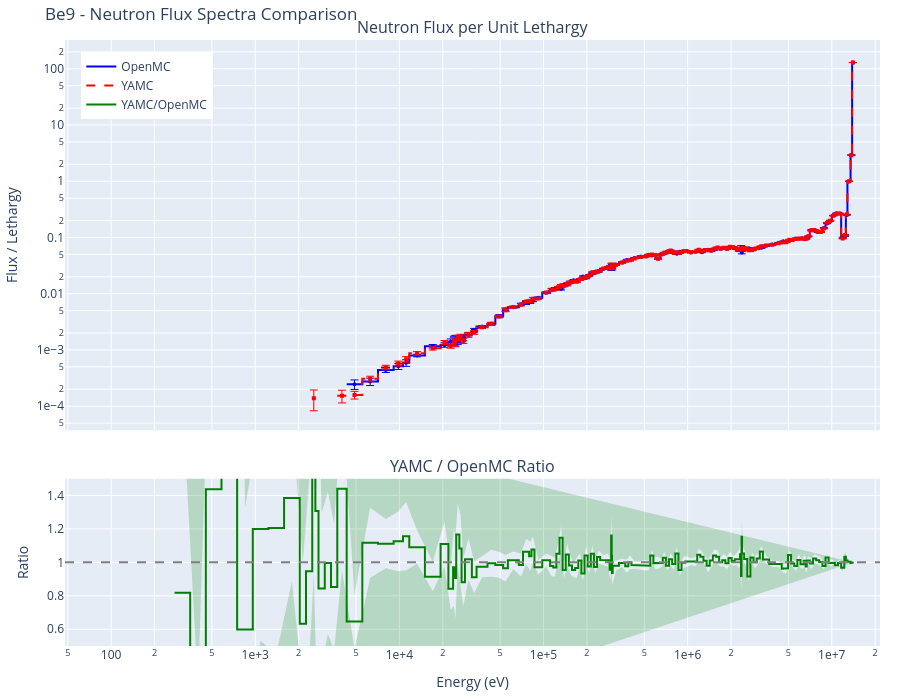
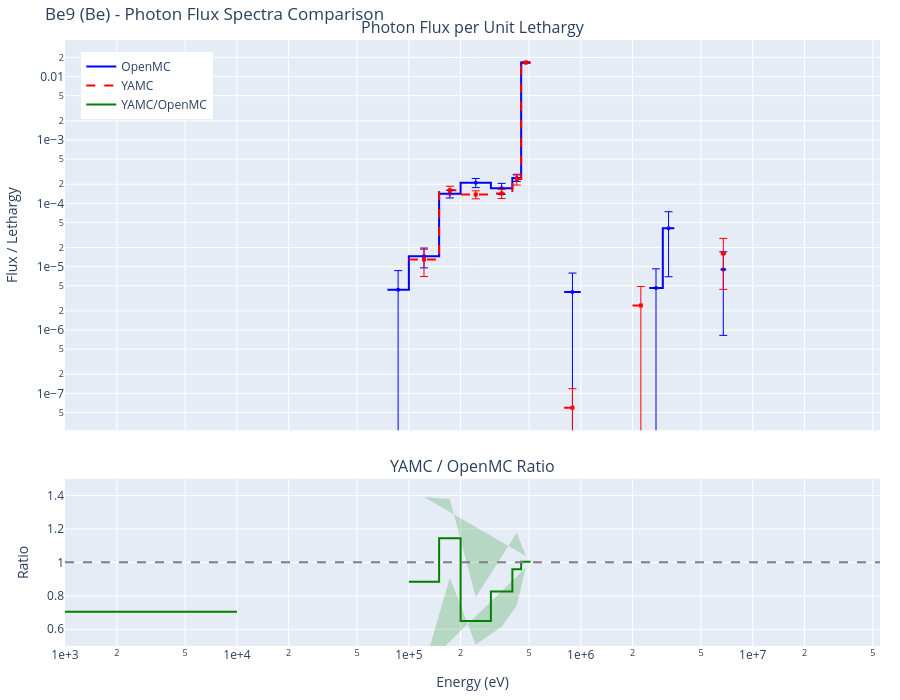
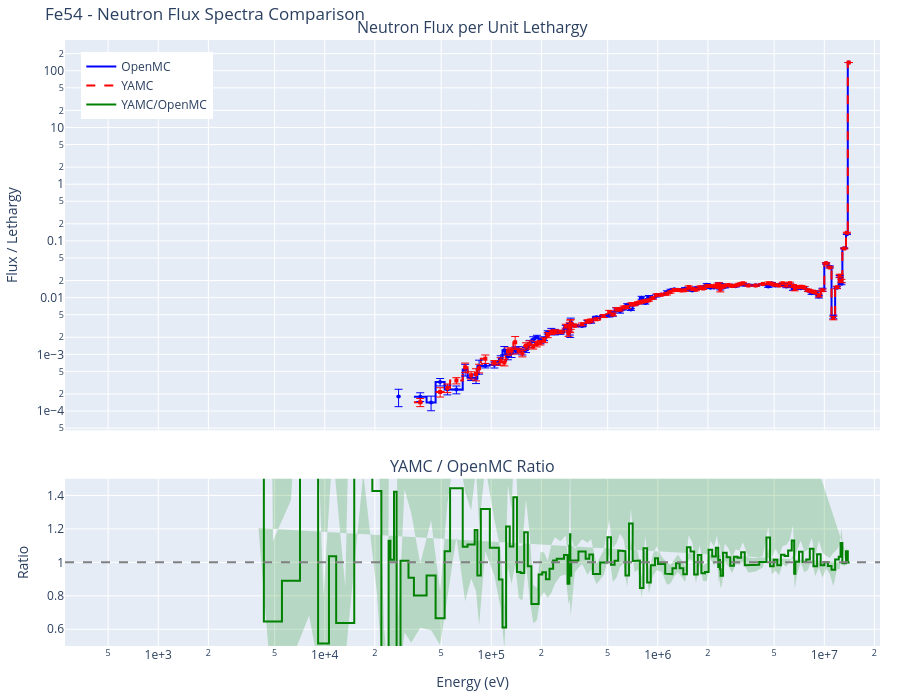
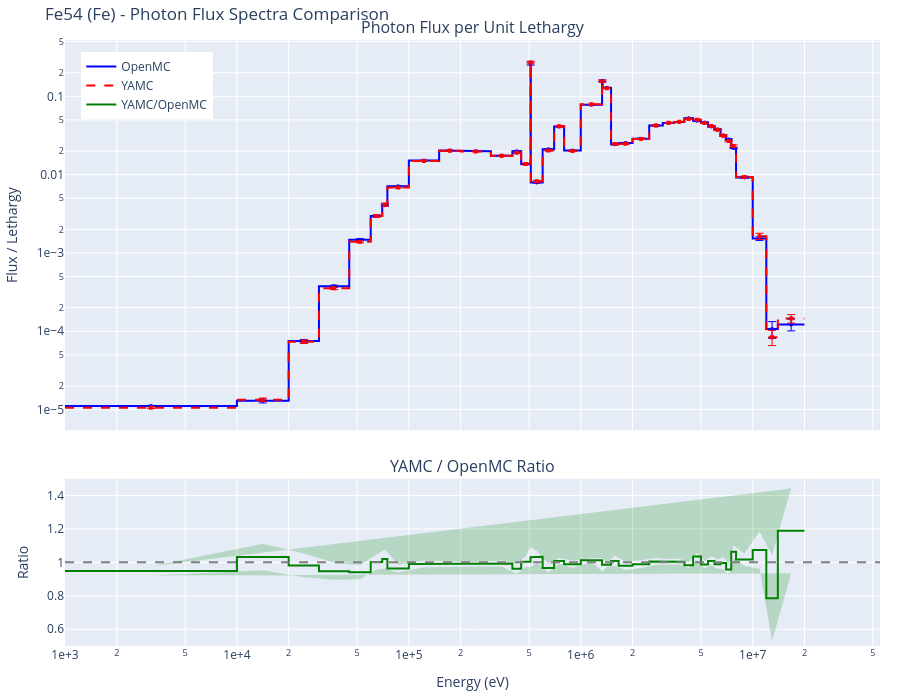

The notebook cell these images were saved under, in order:
### Markdown cell above
> **Note on photon `heating` (different particle filters per code).**
> The photon-heating row in the photon tally tables below is **not** a same-filter comparison.
> YAMC does not transport electrons or positrons: it deposits all charged-particle (e-/e+)
> kinetic energy locally at the photon interaction site (a KERMA approximation) and books that
> energy under the **photon**. OpenMC instead transports the e-/e+ and books their deposited
> energy under the **electron/positron** particle, so an OpenMC photon-filtered heating tally
> *excludes* it. To compare like-for-like against YAMC's photon KERMA, the OpenMC side here sums
> the **photon + electron + positron** heating bins (`ParticleFilter(["photon", "electron", "positron"])`).
> The heating row label spells this out: `yamc: photon filter, e-/e+ KE deposited locally |
> OpenMC: sum of photon+electron+positron filters`.
>
> All other rows are same-filter comparisons: neutron scores use the neutron filter, and the
> remaining photon scores (flux, coherent/incoherent scatter, photoelectric, pair production)
> use the photon filter on both sides.

### Code cell
# Display results for each nuclide
for nuclide, results in all_results.items():
    openmc_results = results['openmc']
    yamc_results = results['yamc']
    element = results['element']

    # Header
    display(Markdown(f"## {nuclide} ({element})"))

    # Performance comparison
    openmc_pps = openmc_results['particles/s']
    yamc_pps = yamc_results['particles/s']
    speedup = yamc_pps / openmc_pps
    display(Markdown(f"**Performance:** OpenMC: {openmc_pps:,.0f} particles/s | YAMC: {yamc_pps:,.0f} particles/s | Speedup: {speedup:.2f}x"))

    # Neutron flux spectra plot
    n_fig = create_comparison_plot(
        openmc_results['n_energy_bins'],
        openmc_results['n_spectrum_mean'], openmc_results['n_spectrum_std'],
        yamc_results['n_spectrum_mean'], yamc_results['n_spectrum_std'],
        title_prefix='Neutron Flux'
    )
    n_fig.update_layout(title=f"{nuclide} - Neutron Flux Spectra Comparison")
    n_fig.show()

    # Neutron spectral agreement
    display(Markdown("### Neutron Spectral Agreement"))
    n_stats = calculate_spectral_agreement(
        openmc_results['n_spectrum_mean'], yamc_results['n_spectrum_mean'],
        openmc_results['n_spectrum_std'], yamc_results['n_spectrum_std'],
    )
    n_agreement_table = create_agreement_table(n_stats)
    display(n_agreement_table.style.hide(axis='index'))

    # Neutron tally table
    display(Markdown("### Neutron Tally Comparison"))
    n_table = create_neutron_tally_table(openmc_results, yamc_results)
    display(n_table.style.hide(axis='index'))

    # Photon flux spectra plot
    p_fig = create_comparison_plot(
        openmc_results['p_energy_bins'],
        openmc_results['p_spectrum_mean'], openmc_results['p_spectrum_std'],
        yamc_results['p_spectrum_mean'], yamc_results['p_spectrum_std'],
        title_prefix='Photon Flux'
    )
    p_fig.update_layout(title=f"{nuclide} ({element}) - Photon Flux Spectra Comparison")
    p_fig.show()

    # Photon spectral agreement
    display(Markdown("### Photon Spectral Agreement"))
    p_stats = calculate_spectral_agreement(
        openmc_results['p_spectrum_mean'], yamc_results['p_spectrum_mean'],
        openmc_results['p_spectrum_std'], yamc_results['p_spectrum_std'],
    )
    p_agreement_table = create_agreement_table(p_stats)
    display(p_agreement_table.style.hide(axis='index'))

    # Photon tally table
    display(Markdown("### Photon Tally Comparison"))
    p_table = create_photon_tally_table(openmc_results, yamc_results)
    display(p_table.style.hide(axis='index'))

    print()  # Add spacing between nuclides

### Figure 1 — Plotly figure (JSON) as saved in the notebook; plotly's stock layout.template omitted (floating-point values rounded to 4 significant figures; data arrays with more than 128 entries replaced by an {"elided": "..."} marker saying what was removed)
{"data": [{"line": {"color": "blue", "width": 2}, "mode": "lines", "name": "OpenMC", "type": "scatter", "x": {"elided": "350 float values"}, "xaxis": "x", "y": {"elided": "350 float values"}, "yaxis": "y"}, {"line": {"color": "red", "dash": "dash", "width": 2}, "mode": "lines", "name": "YAMC", "type": "scatter", "x": {"elided": "350 float values"}, "xaxis": "x", "y": {"elided": "350 float values"}, "yaxis": "y"}, {"error_y": {"array": {"elided": "175 float values"}, "color": "blue", "thickness": 1, "type": "data", "visible": true}, "marker": {"color": "blue", "size": 4, "symbol": "circle"}, "mode": "markers", "name": "OpenMC error", "showlegend": false, "type": "scatter", "x": {"elided": "175 float values"}, "xaxis": "x", "y": {"elided": "175 float values"}, "yaxis": "y"}, {"error_y": {"array": {"elided": "175 float values"}, "color": "red", "thickness": 1, "type": "data", "visible": true}, "marker": {"color": "red", "size": 4, "symbol": "square"}, "mode": "markers", "name": "YAMC error", "showlegend": false, "type": "scatter", "x": {"elided": "175 float values"}, "xaxis": "x", "y": {"elided": "175 float values"}, "yaxis": "y"}, {"line": {"color": "green", "width": 2}, "mode": "lines", "name": "YAMC/OpenMC", "type": "scatter", "x": {"elided": "350 float values"}, "xaxis": "x2", "y": {"elided": "350 float values"}, "yaxis": "y2"}, {"fill": "toself", "fillcolor": "rgba(0, 128, 0, 0.2)", "line": {"color": "rgba(255,255,255,0)"}, "name": "Uncertainty", "showlegend": false, "type": "scatter", "x": {"elided": "350 float values"}, "xaxis": "x2", "y": {"elided": "350 float values"}, "yaxis": "y2"}], "layout": {"annotations": [{"font": {"size": 16}, "showarrow": false, "text": "Neutron Flux per Unit Lethargy", "x": 0.5, "xanchor": "center", "xref": "paper", "y": 1, "yanchor": "bottom", "yref": "paper"}, {"font": {"size": 16}, "showarrow": false, "text": "YAMC / OpenMC Ratio", "x": 0.5, "xanchor": "center", "xref": "paper", "y": 0.276, "yanchor": "bottom", "yref": "paper"}], "height": 700, "legend": {"x": 0.02, "y": 0.98}, "margin": {"b": 40, "l": 60, "r": 20, "t": 40}, "shapes": [{"line": {"color": "gray", "dash": "dash"}, "type": "line", "x0": 0, "x1": 1, "xref": "x2 domain", "y0": 1, "y1": 1, "yref": "y2"}], "title": {"text": "Be9 - Neutron Flux Spectra Comparison"}, "xaxis": {"anchor": "y", "domain": [0, 1], "exponentformat": "e", "matches": "x2", "range": [1.68, 7.335], "showticklabels": false, "type": "log"}, "xaxis2": {"anchor": "y2", "domain": [0, 1], "exponentformat": "e", "range": [1.68, 7.335], "title": {"text": "Energy (eV)"}, "type": "log"}, "yaxis": {"anchor": "x", "domain": [0.356, 1], "exponentformat": "e", "title": {"text": "Flux / Lethargy"}, "type": "log"}, "yaxis2": {"anchor": "x2", "domain": [0, 0.276], "range": [0.5, 1.5], "title": {"text": "Ratio"}}}}

### Figure 2 — Plotly figure (JSON) as saved in the notebook; plotly's stock layout.template omitted (floating-point values rounded to 4 significant figures)
{"data": [{"line": {"color": "blue", "width": 2}, "mode": "lines", "name": "OpenMC", "type": "scatter", "x": [1000, 10000, 10000, 20000, 20000, 30000, 30000, 45000, 45000, 60000, 60000, 70000, 70000, 75000, 75000, 100000, 100000, 150000, 150000, 200000, 200000, 300000, 300000, 400000, 400000, 450000, 450000, 510000, 510000, 512000, 512000, 600000, 600000, 700000, 700000, 800000, 800000, 1000000, 1000000, 1330000, 1330000, 1340000, 1340000, 1500000, 1500000, 1660000, 1660000, 2000000, 2000000, 2500000, 2500000, 3000000, 3000000, 3500000, 3500000, 4000000, 4000000, 4500000, 4500000, 5000000, 5000000, 5500000, 5500000, 6000000, 6000000, 6500000, 6500000, 7000000, 7000000, 7500000, 7500000, 8000000, 8000000, 10000000, 10000000, 12000000, 12000000, 14000000, 14000000, 20000000, 20000000, 30000000, 30000000, 50000000], "xaxis": "x", "y": [null, null, null, null, null, null, null, null, null, null, null, null, null, null, 4.324e-06, 4.324e-06, 1.461e-05, 1.461e-05, 0.0001411, 0.0001411, 0.0002117, 0.0002117, 0.0001725, 0.0001725, 0.0002511, 0.0002511, 0.01662, 0.01662, null, null, null, null, null, null, null, null, 3.962e-06, 3.962e-06, null, null, null, null, null, null, null, null, null, null, null, null, 4.617e-06, 4.617e-06, 4.027e-05, 4.027e-05, null, null, null, null, null, null, null, null, null, null, null, null, 9.001e-06, 9.001e-06, null, null, null, null, null, null, null, null, null, null, null, null, null, null, null, null], "yaxis": "y"}, {"line": {"color": "red", "dash": "dash", "width": 2}, "mode": "lines", "name": "YAMC", "type": "scatter", "x": [1000, 10000, 10000, 20000, 20000, 30000, 30000, 45000, 45000, 60000, 60000, 70000, 70000, 75000, 75000, 100000, 100000, 150000, 150000, 200000, 200000, 300000, 300000, 400000, 400000, 450000, 450000, 510000, 510000, 512000, 512000, 600000, 600000, 700000, 700000, 800000, 800000, 1000000, 1000000, 1330000, 1330000, 1340000, 1340000, 1500000, 1500000, 1660000, 1660000, 2000000, 2000000, 2500000, 2500000, 3000000, 3000000, 3500000, 3500000, 4000000, 4000000, 4500000, 4500000, 5000000, 5000000, 5500000, 5500000, 6000000, 6000000, 6500000, 6500000, 7000000, 7000000, 7500000, 7500000, 8000000, 8000000, 10000000, 10000000, 12000000, 12000000, 14000000, 14000000, 20000000, 20000000, 30000000, 30000000, 50000000], "xaxis": "x", "y": [null, null, null, null, null, null, null, null, null, null, null, null, null, null, null, null, 1.291e-05, 1.291e-05, 0.0001614, 0.0001614, 0.0001375, 0.0001375, 0.0001424, 0.0001424, 0.0002409, 0.0002409, 0.01669, 0.01669, null, null, null, null, null, null, null, null, 5.923e-08, 5.923e-08, null, null, null, null, null, null, null, null, null, null, 2.432e-06, 2.432e-06, null, null, null, null, null, null, null, null, null, null, null, null, null, null, null, null, 1.615e-05, 1.615e-05, null, null, null, null, null, null, null, null, null, null, null, null, null, null, null, null], "yaxis": "y"}, {"error_y": {"array": [NaN, NaN, NaN, NaN, NaN, NaN, NaN, 4.324e-06, 5.052e-06, 1.966e-05, 3.483e-05, 3.375e-05, 2.966e-05, 0.0004127, NaN, NaN, NaN, NaN, 3.962e-06, NaN, NaN, NaN, NaN, NaN, NaN, 4.617e-06, 3.335e-05, NaN, NaN, NaN, NaN, NaN, NaN, 8.178e-06, NaN, NaN, NaN, NaN, NaN, NaN, NaN, NaN], "color": "blue", "thickness": 1, "type": "data", "visible": true}, "marker": {"color": "blue", "size": 4, "symbol": "circle"}, "mode": "markers", "name": "OpenMC error", "showlegend": false, "type": "scatter", "x": [3162.0, 14140.0, 24490.0, 36740.0, 51960.0, 64810.0, 72460.0, 86600.0, 122500.0, 173200.0, 244900.0, 346400.0, 424300.0, 479100.0, 511000.0, 554300.0, 648100.0, 748300.0, 894400.0, 1153000.0, 1335000.0, 1418000.0, 1578000.0, 1822000.0, 2236000.0, 2739000.0, 3240000.0, 3742000.0, 4243000.0, 4743000.0, 5244000.0, 5745000.0, 6245000.0, 6745000.0, 7246000.0, 7746000.0, 8944000.0, 10950000.0, 12960000.0, 16730000.0, 24490000.0, 38730000.0], "xaxis": "x", "y": [NaN, NaN, NaN, NaN, NaN, NaN, NaN, 4.324e-06, 1.461e-05, 0.0001411, 0.0002117, 0.0001725, 0.0002511, 0.01662, NaN, NaN, NaN, NaN, 3.962e-06, NaN, NaN, NaN, NaN, NaN, NaN, 4.617e-06, 4.027e-05, NaN, NaN, NaN, NaN, NaN, NaN, 9.001e-06, NaN, NaN, NaN, NaN, NaN, NaN, NaN, NaN], "yaxis": "y"}, {"error_y": {"array": [NaN, NaN, NaN, NaN, NaN, NaN, NaN, NaN, 5.925e-06, 2.444e-05, 1.987e-05, 2.33e-05, 4.675e-05, 0.0003876, NaN, NaN, NaN, NaN, 5.923e-08, NaN, NaN, NaN, NaN, NaN, 2.432e-06, NaN, NaN, NaN, NaN, NaN, NaN, NaN, NaN, 1.177e-05, NaN, NaN, NaN, NaN, NaN, NaN, NaN, NaN], "color": "red", "thickness": 1, "type": "data", "visible": true}, "marker": {"color": "red", "size": 4, "symbol": "square"}, "mode": "markers", "name": "YAMC error", "showlegend": false, "type": "scatter", "x": [3162.0, 14140.0, 24490.0, 36740.0, 51960.0, 64810.0, 72460.0, 86600.0, 122500.0, 173200.0, 244900.0, 346400.0, 424300.0, 479100.0, 511000.0, 554300.0, 648100.0, 748300.0, 894400.0, 1153000.0, 1335000.0, 1418000.0, 1578000.0, 1822000.0, 2236000.0, 2739000.0, 3240000.0, 3742000.0, 4243000.0, 4743000.0, 5244000.0, 5745000.0, 6245000.0, 6745000.0, 7246000.0, 7746000.0, 8944000.0, 10950000.0, 12960000.0, 16730000.0, 24490000.0, 38730000.0], "xaxis": "x", "y": [NaN, NaN, NaN, NaN, NaN, NaN, NaN, NaN, 1.291e-05, 0.0001614, 0.0001375, 0.0001424, 0.0002409, 0.01669, NaN, NaN, NaN, NaN, 5.923e-08, NaN, NaN, NaN, NaN, NaN, 2.432e-06, NaN, NaN, NaN, NaN, NaN, NaN, NaN, NaN, 1.615e-05, NaN, NaN, NaN, NaN, NaN, NaN, NaN, NaN], "yaxis": "y"}, {"line": {"color": "green", "width": 2}, "mode": "lines", "name": "YAMC/OpenMC", "type": "scatter", "x": [1000, 10000, 10000, 20000, 20000, 30000, 30000, 45000, 45000, 60000, 60000, 70000, 70000, 75000, 75000, 100000, 100000, 150000, 150000, 200000, 200000, 300000, 300000, 400000, 400000, 450000, 450000, 510000, 510000, 512000, 512000, 600000, 600000, 700000, 700000, 800000, 800000, 1000000, 1000000, 1330000, 1330000, 1340000, 1340000, 1500000, 1500000, 1660000, 1660000, 2000000, 2000000, 2500000, 2500000, 3000000, 3000000, 3500000, 3500000, 4000000, 4000000, 4500000, 4500000, 5000000, 5000000, 5500000, 5500000, 6000000, 6000000, 6500000, 6500000, 7000000, 7000000, 7500000, 7500000, 8000000, 8000000, 10000000, 10000000, 12000000, 12000000, 14000000, 14000000, 20000000, 20000000, 30000000, 30000000, 50000000], "xaxis": "x2", "y": [0.7049, 0.7049, null, null, null, null, null, null, null, null, null, null, null, null, null, null, 0.8837, 0.8837, 1.144, 1.144, 0.6497, 0.6497, 0.8255, 0.8255, 0.9594, 0.9594, 1.004, 1.004, null, null, null, null, null, null, null, null, 0.01495, 0.01495, null, null, null, null, null, null, null, null, null, null, null, null, null, null, null, null, null, null, null, null, null, null, null, null, null, null, null, null, 1.795, 1.795, null, null, null, null, null, null, null, null, null, null, null, null, null, null, null, null], "yaxis": "y2"}, {"fill": "toself", "fillcolor": "rgba(0, 128, 0, 0.2)", "line": {"color": "rgba(255,255,255,0)"}, "name": "Uncertainty", "showlegend": false, "type": "scatter", "x": [3162.0, 14140.0, 24490.0, 36740.0, 51960.0, 64810.0, 72460.0, 86600.0, 122500.0, 173200.0, 244900.0, 346400.0, 424300.0, 479100.0, 511000.0, 554300.0, 648100.0, 748300.0, 894400.0, 1153000.0, 1335000.0, 1418000.0, 1578000.0, 1822000.0, 2236000.0, 2739000.0, 3240000.0, 3742000.0, 4243000.0, 4743000.0, 5244000.0, 5745000.0, 6245000.0, 6745000.0, 7246000.0, 7746000.0, 8944000.0, 10950000.0, 12960000.0, 16730000.0, 24490000.0, 38730000.0, 38730000.0, 24490000.0, 16730000.0, 12960000.0, 10950000.0, 8944000.0, 7746000.0, 7246000.0, 6745000.0, 6245000.0, 5745000.0, 5244000.0, 4743000.0, 4243000.0, 3742000.0, 3240000.0, 2739000.0, 2236000.0, 1822000.0, 1578000.0, 1418000.0, 1335000.0, 1153000.0, 894400.0, 748300.0, 648100.0, 554300.0, 511000.0, 479100.0, 424300.0, 346400.0, 244900.0, 173200.0, 122500.0, 86600.0, 72460.0, 64810.0, 51960.0, 36740.0, 24490.0, 14140.0, 3162.0], "xaxis": "x2", "y": [1.688, NaN, NaN, NaN, NaN, NaN, NaN, NaN, 1.391, 1.379, 0.7919, 1.036, 1.177, 1.038, NaN, NaN, NaN, NaN, 0.03609, NaN, NaN, NaN, NaN, NaN, NaN, NaN, NaN, NaN, NaN, NaN, NaN, NaN, NaN, 3.885, NaN, NaN, NaN, NaN, NaN, NaN, NaN, NaN, NaN, NaN, NaN, NaN, NaN, NaN, NaN, NaN, -0.2957, NaN, NaN, NaN, NaN, NaN, NaN, NaN, NaN, NaN, NaN, NaN, NaN, NaN, NaN, -0.006192, NaN, NaN, NaN, NaN, 0.9698, 0.7414, 0.615, 0.5074, 0.9084, 0.376, NaN, NaN, NaN, NaN, NaN, NaN, NaN, -0.278], "yaxis": "y2"}], "layout": {"annotations": [{"font": {"size": 16}, "showarrow": false, "text": "Photon Flux per Unit Lethargy", "x": 0.5, "xanchor": "center", "xref": "paper", "y": 1, "yanchor": "bottom", "yref": "paper"}, {"font": {"size": 16}, "showarrow": false, "text": "YAMC / OpenMC Ratio", "x": 0.5, "xanchor": "center", "xref": "paper", "y": 0.276, "yanchor": "bottom", "yref": "paper"}], "height": 700, "legend": {"x": 0.02, "y": 0.98}, "margin": {"b": 40, "l": 60, "r": 20, "t": 40}, "shapes": [{"line": {"color": "gray", "dash": "dash"}, "type": "line", "x0": 0, "x1": 1, "xref": "x2 domain", "y0": 1, "y1": 1, "yref": "y2"}], "title": {"text": "Be9 (Be) - Photon Flux Spectra Comparison"}, "xaxis": {"anchor": "y", "domain": [0, 1], "exponentformat": "e", "matches": "x2", "range": [3, 7.74], "showticklabels": false, "type": "log"}, "xaxis2": {"anchor": "y2", "domain": [0, 1], "exponentformat": "e", "range": [3, 7.74], "title": {"text": "Energy (eV)"}, "type": "log"}, "yaxis": {"anchor": "x", "domain": [0.356, 1], "exponentformat": "e", "title": {"text": "Flux / Lethargy"}, "type": "log"}, "yaxis2": {"anchor": "x2", "domain": [0, 0.276], "range": [0.5, 1.5], "title": {"text": "Ratio"}}}}

### Figure 3 — Plotly figure (JSON) as saved in the notebook; plotly's stock layout.template omitted (floating-point values rounded to 4 significant figures; data arrays with more than 128 entries replaced by an {"elided": "..."} marker saying what was removed)
{"data": [{"line": {"color": "blue", "width": 2}, "mode": "lines", "name": "OpenMC", "type": "scatter", "x": {"elided": "350 float values"}, "xaxis": "x", "y": {"elided": "350 float values"}, "yaxis": "y"}, {"line": {"color": "red", "dash": "dash", "width": 2}, "mode": "lines", "name": "YAMC", "type": "scatter", "x": {"elided": "350 float values"}, "xaxis": "x", "y": {"elided": "350 float values"}, "yaxis": "y"}, {"error_y": {"array": {"elided": "175 float values"}, "color": "blue", "thickness": 1, "type": "data", "visible": true}, "marker": {"color": "blue", "size": 4, "symbol": "circle"}, "mode": "markers", "name": "OpenMC error", "showlegend": false, "type": "scatter", "x": {"elided": "175 float values"}, "xaxis": "x", "y": {"elided": "175 float values"}, "yaxis": "y"}, {"error_y": {"array": {"elided": "175 float values"}, "color": "red", "thickness": 1, "type": "data", "visible": true}, "marker": {"color": "red", "size": 4, "symbol": "square"}, "mode": "markers", "name": "YAMC error", "showlegend": false, "type": "scatter", "x": {"elided": "175 float values"}, "xaxis": "x", "y": {"elided": "175 float values"}, "yaxis": "y"}, {"line": {"color": "green", "width": 2}, "mode": "lines", "name": "YAMC/OpenMC", "type": "scatter", "x": {"elided": "350 float values"}, "xaxis": "x2", "y": {"elided": "350 float values"}, "yaxis": "y2"}, {"fill": "toself", "fillcolor": "rgba(0, 128, 0, 0.2)", "line": {"color": "rgba(255,255,255,0)"}, "name": "Uncertainty", "showlegend": false, "type": "scatter", "x": {"elided": "350 float values"}, "xaxis": "x2", "y": {"elided": "350 float values"}, "yaxis": "y2"}], "layout": {"annotations": [{"font": {"size": 16}, "showarrow": false, "text": "Neutron Flux per Unit Lethargy", "x": 0.5, "xanchor": "center", "xref": "paper", "y": 1, "yanchor": "bottom", "yref": "paper"}, {"font": {"size": 16}, "showarrow": false, "text": "YAMC / OpenMC Ratio", "x": 0.5, "xanchor": "center", "xref": "paper", "y": 0.276, "yanchor": "bottom", "yref": "paper"}], "height": 700, "legend": {"x": 0.02, "y": 0.98}, "margin": {"b": 40, "l": 60, "r": 20, "t": 40}, "shapes": [{"line": {"color": "gray", "dash": "dash"}, "type": "line", "x0": 0, "x1": 1, "xref": "x2 domain", "y0": 1, "y1": 1, "yref": "y2"}], "title": {"text": "Fe54 - Neutron Flux Spectra Comparison"}, "xaxis": {"anchor": "y", "domain": [0, 1], "exponentformat": "e", "matches": "x2", "range": [2.44, 7.335], "showticklabels": false, "type": "log"}, "xaxis2": {"anchor": "y2", "domain": [0, 1], "exponentformat": "e", "range": [2.44, 7.335], "title": {"text": "Energy (eV)"}, "type": "log"}, "yaxis": {"anchor": "x", "domain": [0.356, 1], "exponentformat": "e", "title": {"text": "Flux / Lethargy"}, "type": "log"}, "yaxis2": {"anchor": "x2", "domain": [0, 0.276], "range": [0.5, 1.5], "title": {"text": "Ratio"}}}}

### Figure 4 — Plotly figure (JSON) as saved in the notebook; plotly's stock layout.template omitted (floating-point values rounded to 4 significant figures)
{"data": [{"line": {"color": "blue", "width": 2}, "mode": "lines", "name": "OpenMC", "type": "scatter", "x": [1000, 10000, 10000, 20000, 20000, 30000, 30000, 45000, 45000, 60000, 60000, 70000, 70000, 75000, 75000, 100000, 100000, 150000, 150000, 200000, 200000, 300000, 300000, 400000, 400000, 450000, 450000, 510000, 510000, 512000, 512000, 600000, 600000, 700000, 700000, 800000, 800000, 1000000, 1000000, 1330000, 1330000, 1340000, 1340000, 1500000, 1500000, 1660000, 1660000, 2000000, 2000000, 2500000, 2500000, 3000000, 3000000, 3500000, 3500000, 4000000, 4000000, 4500000, 4500000, 5000000, 5000000, 5500000, 5500000, 6000000, 6000000, 6500000, 6500000, 7000000, 7000000, 7500000, 7500000, 8000000, 8000000, 10000000, 10000000, 12000000, 12000000, 14000000, 14000000, 20000000, 20000000, 30000000, 30000000, 50000000], "xaxis": "x", "y": [1.113e-05, 1.113e-05, 1.293e-05, 1.293e-05, 7.498e-05, 7.498e-05, 0.0003749, 0.0003749, 0.001477, 0.001477, 0.002962, 0.002962, 0.004059, 0.004059, 0.007118, 0.007118, 0.01512, 0.01512, 0.0204, 0.0204, 0.01996, 0.01996, 0.01749, 0.01749, 0.01983, 0.01983, 0.01365, 0.01365, 0.2621, 0.2621, 0.007945, 0.007945, 0.02111, 0.02111, 0.04126, 0.04126, 0.02027, 0.02027, 0.07807, 0.07807, 0.1582, 0.1582, 0.1286, 0.1286, 0.02449, 0.02449, 0.02527, 0.02527, 0.02881, 0.02881, 0.04229, 0.04229, 0.04567, 0.04567, 0.04701, 0.04701, 0.0524, 0.0524, 0.04867, 0.04867, 0.0464, 0.0464, 0.04129, 0.04129, 0.03779, 0.03779, 0.03161, 0.03161, 0.02805, 0.02805, 0.02183, 0.02183, 0.009194, 0.009194, 0.001528, 0.001528, 0.0001072, 0.0001072, 0.0001224, 0.0001224, null, null, null, null], "yaxis": "y"}, {"line": {"color": "red", "dash": "dash", "width": 2}, "mode": "lines", "name": "YAMC", "type": "scatter", "x": [1000, 10000, 10000, 20000, 20000, 30000, 30000, 45000, 45000, 60000, 60000, 70000, 70000, 75000, 75000, 100000, 100000, 150000, 150000, 200000, 200000, 300000, 300000, 400000, 400000, 450000, 450000, 510000, 510000, 512000, 512000, 600000, 600000, 700000, 700000, 800000, 800000, 1000000, 1000000, 1330000, 1330000, 1340000, 1340000, 1500000, 1500000, 1660000, 1660000, 2000000, 2000000, 2500000, 2500000, 3000000, 3000000, 3500000, 3500000, 4000000, 4000000, 4500000, 4500000, 5000000, 5000000, 5500000, 5500000, 6000000, 6000000, 6500000, 6500000, 7000000, 7000000, 7500000, 7500000, 8000000, 8000000, 10000000, 10000000, 12000000, 12000000, 14000000, 14000000, 20000000, 20000000, 30000000, 30000000, 50000000], "xaxis": "x", "y": [1.056e-05, 1.056e-05, 1.335e-05, 1.335e-05, 7.362e-05, 7.362e-05, 0.0003551, 0.0003551, 0.00139, 0.00139, 0.002967, 0.002967, 0.00414, 0.00414, 0.006853, 0.006853, 0.01498, 0.01498, 0.0202, 0.0202, 0.01973, 0.01973, 0.01737, 0.01737, 0.01909, 0.01909, 0.0137, 0.0137, 0.2702, 0.2702, 0.008211, 0.008211, 0.02039, 0.02039, 0.04162, 0.04162, 0.02004, 0.02004, 0.07906, 0.07906, 0.156, 0.156, 0.1268, 0.1268, 0.02469, 0.02469, 0.02476, 0.02476, 0.0285, 0.0285, 0.04254, 0.04254, 0.04586, 0.04586, 0.04721, 0.04721, 0.05153, 0.05153, 0.05036, 0.05036, 0.04581, 0.04581, 0.04166, 0.04166, 0.03738, 0.03738, 0.03149, 0.03149, 0.02687, 0.02687, 0.02322, 0.02322, 0.009348, 0.009348, 0.00164, 0.00164, 8.423e-05, 8.423e-05, 0.0001455, 0.0001455, null, null, null, null], "yaxis": "y"}, {"error_y": {"array": [1.978e-07, 7.729e-07, 3.79e-06, 1.351e-05, 4.698e-05, 8.239e-05, 0.0001283, 0.0001027, 0.0002349, 0.0001795, 0.0001536, 0.0001984, 0.0004785, 0.0002576, 0.0116, 0.0001574, 0.0003967, 0.0004472, 0.0002768, 0.0005615, 0.003999, 0.001253, 0.0004682, 0.0004718, 0.0005444, 0.0006268, 0.0004361, 0.0005289, 0.0005609, 0.0006304, 0.0007266, 0.0007676, 0.0006187, 0.0008395, 0.0007365, 0.000371, 0.0002296, 8.235e-05, 2.581e-05, 2.12e-05, NaN, NaN], "color": "blue", "thickness": 1, "type": "data", "visible": true}, "marker": {"color": "blue", "size": 4, "symbol": "circle"}, "mode": "markers", "name": "OpenMC error", "showlegend": false, "type": "scatter", "x": [3162.0, 14140.0, 24490.0, 36740.0, 51960.0, 64810.0, 72460.0, 86600.0, 122500.0, 173200.0, 244900.0, 346400.0, 424300.0, 479100.0, 511000.0, 554300.0, 648100.0, 748300.0, 894400.0, 1153000.0, 1335000.0, 1418000.0, 1578000.0, 1822000.0, 2236000.0, 2739000.0, 3240000.0, 3742000.0, 4243000.0, 4743000.0, 5244000.0, 5745000.0, 6245000.0, 6745000.0, 7246000.0, 7746000.0, 8944000.0, 10950000.0, 12960000.0, 16730000.0, 24490000.0, 38730000.0], "xaxis": "x", "y": [1.113e-05, 1.293e-05, 7.498e-05, 0.0003749, 0.001477, 0.002962, 0.004059, 0.007118, 0.01512, 0.0204, 0.01996, 0.01749, 0.01983, 0.01365, 0.2621, 0.007945, 0.02111, 0.04126, 0.02027, 0.07807, 0.1582, 0.1286, 0.02449, 0.02527, 0.02881, 0.04229, 0.04567, 0.04701, 0.0524, 0.04867, 0.0464, 0.04129, 0.03779, 0.03161, 0.02805, 0.02183, 0.009194, 0.001528, 0.0001072, 0.0001224, NaN, NaN], "yaxis": "y"}, {"error_y": {"array": [2.378e-07, 6.469e-07, 3.744e-06, 1.419e-05, 4.393e-05, 0.000102, 0.0001929, 0.0001328, 0.0001804, 0.0002569, 0.0002223, 0.0002525, 0.0004078, 0.0003568, 0.01015, 0.000237, 0.000354, 0.0005917, 0.0003221, 0.0005858, 0.00487, 0.001146, 0.0005422, 0.00043, 0.0004052, 0.0005472, 0.0006229, 0.0006507, 0.0007194, 0.0007906, 0.0007842, 0.0007801, 0.0008613, 0.000743, 0.0006899, 0.000729, 0.0002419, 0.0001459, 1.853e-05, 1.811e-05, NaN, NaN], "color": "red", "thickness": 1, "type": "data", "visible": true}, "marker": {"color": "red", "size": 4, "symbol": "square"}, "mode": "markers", "name": "YAMC error", "showlegend": false, "type": "scatter", "x": [3162.0, 14140.0, 24490.0, 36740.0, 51960.0, 64810.0, 72460.0, 86600.0, 122500.0, 173200.0, 244900.0, 346400.0, 424300.0, 479100.0, 511000.0, 554300.0, 648100.0, 748300.0, 894400.0, 1153000.0, 1335000.0, 1418000.0, 1578000.0, 1822000.0, 2236000.0, 2739000.0, 3240000.0, 3742000.0, 4243000.0, 4743000.0, 5244000.0, 5745000.0, 6245000.0, 6745000.0, 7246000.0, 7746000.0, 8944000.0, 10950000.0, 12960000.0, 16730000.0, 24490000.0, 38730000.0], "xaxis": "x", "y": [1.056e-05, 1.335e-05, 7.362e-05, 0.0003551, 0.00139, 0.002967, 0.00414, 0.006853, 0.01498, 0.0202, 0.01973, 0.01737, 0.01909, 0.0137, 0.2702, 0.008211, 0.02039, 0.04162, 0.02004, 0.07906, 0.156, 0.1268, 0.02469, 0.02476, 0.0285, 0.04254, 0.04586, 0.04721, 0.05153, 0.05036, 0.04581, 0.04166, 0.03738, 0.03149, 0.02687, 0.02322, 0.009348, 0.00164, 8.423e-05, 0.0001455, NaN, NaN], "yaxis": "y"}, {"line": {"color": "green", "width": 2}, "mode": "lines", "name": "YAMC/OpenMC", "type": "scatter", "x": [1000, 10000, 10000, 20000, 20000, 30000, 30000, 45000, 45000, 60000, 60000, 70000, 70000, 75000, 75000, 100000, 100000, 150000, 150000, 200000, 200000, 300000, 300000, 400000, 400000, 450000, 450000, 510000, 510000, 512000, 512000, 600000, 600000, 700000, 700000, 800000, 800000, 1000000, 1000000, 1330000, 1330000, 1340000, 1340000, 1500000, 1500000, 1660000, 1660000, 2000000, 2000000, 2500000, 2500000, 3000000, 3000000, 3500000, 3500000, 4000000, 4000000, 4500000, 4500000, 5000000, 5000000, 5500000, 5500000, 6000000, 6000000, 6500000, 6500000, 7000000, 7000000, 7500000, 7500000, 8000000, 8000000, 10000000, 10000000, 12000000, 12000000, 14000000, 14000000, 20000000, 20000000, 30000000, 30000000, 50000000], "xaxis": "x2", "y": [0.949, 0.949, 1.032, 1.032, 0.9819, 0.9819, 0.9473, 0.9473, 0.941, 0.941, 1.002, 1.002, 1.02, 1.02, 0.9627, 0.9627, 0.9906, 0.9906, 0.9901, 0.9901, 0.9885, 0.9885, 0.9929, 0.9929, 0.9624, 0.9624, 1.004, 1.004, 1.031, 1.031, 1.034, 1.034, 0.9659, 0.9659, 1.009, 1.009, 0.9887, 0.9887, 1.013, 1.013, 0.986, 0.986, 0.9859, 0.9859, 1.008, 1.008, 0.9799, 0.9799, 0.9892, 0.9892, 1.006, 1.006, 1.004, 1.004, 1.004, 1.004, 0.9833, 0.9833, 1.035, 1.035, 0.9873, 0.9873, 1.009, 1.009, 0.9892, 0.9892, 0.9962, 0.9962, 0.9579, 0.9579, 1.064, 1.064, 1.017, 1.017, 1.073, 1.073, 0.7859, 0.7859, 1.189, 1.189, null, null, null, null], "yaxis": "y2"}, {"fill": "toself", "fillcolor": "rgba(0, 128, 0, 0.2)", "line": {"color": "rgba(255,255,255,0)"}, "name": "Uncertainty", "showlegend": false, "type": "scatter", "x": [3162.0, 14140.0, 24490.0, 36740.0, 51960.0, 64810.0, 72460.0, 86600.0, 122500.0, 173200.0, 244900.0, 346400.0, 424300.0, 479100.0, 511000.0, 554300.0, 648100.0, 748300.0, 894400.0, 1153000.0, 1335000.0, 1418000.0, 1578000.0, 1822000.0, 2236000.0, 2739000.0, 3240000.0, 3742000.0, 4243000.0, 4743000.0, 5244000.0, 5745000.0, 6245000.0, 6745000.0, 7246000.0, 7746000.0, 8944000.0, 10950000.0, 12960000.0, 16730000.0, 24490000.0, 38730000.0, 38730000.0, 24490000.0, 16730000.0, 12960000.0, 10950000.0, 8944000.0, 7746000.0, 7246000.0, 6745000.0, 6245000.0, 5745000.0, 5244000.0, 4743000.0, 4243000.0, 3742000.0, 3240000.0, 2739000.0, 2236000.0, 1822000.0, 1578000.0, 1418000.0, 1335000.0, 1153000.0, 894400.0, 748300.0, 648100.0, 554300.0, 511000.0, 479100.0, 424300.0, 346400.0, 244900.0, 173200.0, 122500.0, 86600.0, 72460.0, 64810.0, 51960.0, 36740.0, 24490.0, 14140.0, 3162.0], "xaxis": "x2", "y": [0.9763, 1.111, 1.052, 0.9982, 0.9832, 1.046, 1.077, 0.986, 1.01, 1.005, 1.002, 1.011, 0.9934, 1.036, 1.091, 1.07, 0.9906, 1.027, 1.01, 1.023, 1.026, 0.999, 1.038, 1.005, 1.013, 1.026, 1.021, 1.022, 1.001, 1.056, 1.01, 1.035, 1.017, 1.032, 0.9931, 1.102, 1.053, 1.185, 1.042, 1.442, NaN, NaN, NaN, NaN, 0.9351, 0.5296, 0.9616, 0.9802, 1.026, 0.9227, 0.9608, 0.9612, 0.9821, 0.9644, 1.014, 0.966, 0.9866, 0.9875, 0.986, 0.9658, 0.9549, 0.9789, 0.9728, 0.9464, 1.002, 0.9678, 0.9908, 0.9412, 0.9973, 0.9712, 0.9718, 0.9314, 0.9746, 0.9751, 0.9748, 0.9711, 0.9395, 0.9626, 0.9575, 0.8988, 0.8963, 0.9115, 0.9527, 0.9218], "yaxis": "y2"}], "layout": {"annotations": [{"font": {"size": 16}, "showarrow": false, "text": "Photon Flux per Unit Lethargy", "x": 0.5, "xanchor": "center", "xref": "paper", "y": 1, "yanchor": "bottom", "yref": "paper"}, {"font": {"size": 16}, "showarrow": false, "text": "YAMC / OpenMC Ratio", "x": 0.5, "xanchor": "center", "xref": "paper", "y": 0.276, "yanchor": "bottom", "yref": "paper"}], "height": 700, "legend": {"x": 0.02, "y": 0.98}, "margin": {"b": 40, "l": 60, "r": 20, "t": 40}, "shapes": [{"line": {"color": "gray", "dash": "dash"}, "type": "line", "x0": 0, "x1": 1, "xref": "x2 domain", "y0": 1, "y1": 1, "yref": "y2"}], "title": {"text": "Fe54 (Fe) - Photon Flux Spectra Comparison"}, "xaxis": {"anchor": "y", "domain": [0, 1], "exponentformat": "e", "matches": "x2", "range": [3, 7.74], "showticklabels": false, "type": "log"}, "xaxis2": {"anchor": "y2", "domain": [0, 1], "exponentformat": "e", "range": [3, 7.74], "title": {"text": "Energy (eV)"}, "type": "log"}, "yaxis": {"anchor": "x", "domain": [0.356, 1], "exponentformat": "e", "title": {"text": "Flux / Lethargy"}, "type": "log"}, "yaxis2": {"anchor": "x2", "domain": [0, 0.276], "range": [0.5, 1.5], "title": {"text": "Ratio"}}}}
